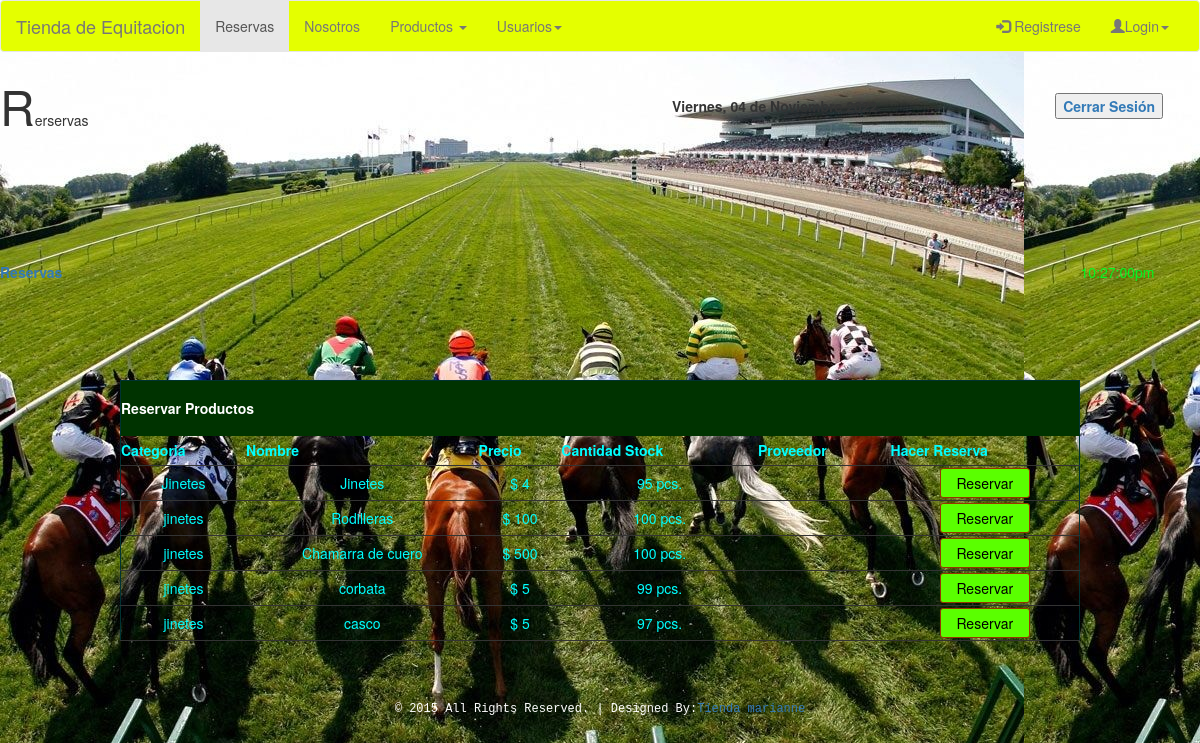
/sales1.php, run on the app's committed database.
### tables this page shows
CREATE TABLE `products` (
  `id` int(11) NOT NULL,
  `category` varchar(100) NOT NULL,
  `name` varchar(100) NOT NULL,
  `quantity` int(11) NOT NULL,
  `purchase` int(11) NOT NULL,
  `retail` int(11) NOT NULL,
  `supplier` varchar(100) NOT NULL
);

### sales1.php (the view, shortened to what this page needs)
<?php include('parciales/cabecera.php') ?>
<?php include('parciales/foot_cabecera.php') ?>
    <?php include('parciales/menu.php');
    ?>
<!DOCTYPE html PUBLIC "-//W3C//DTD XHTML 1.0 Transitional//EN" "http://www.w3.org/TR/xhtml1/DTD/xhtml1-transitional.dtd">
<html xmlns="http://www.w3.org/1999/xhtml">
<head>
</head>
<link rel="stylesheet" type="text/css" href="css/estiloIndex3.css">
<body>
<div id="container">
<div id="header">
<table cellspacing="0" width="100%" border="0" cellpadding="20px">
<tr>
	<td width="56%">
    <table width="41%" border="0" cellspacing="0" cellpadding="0">
	  <tr>
	    <td width="80%" align="left"> <font size="12px" >R</font><span style="font-size: 18px ba: #FF0000;">erservas <b></b><b></b></span></td>
	    </tr>
	  </table></td>
    <td style="font-size:14px;">
      <table width="93%" border="0" cellspacing="0" cellpadding="0">
        <tr>
          	<th scope="col"><?php
			include_once("date1.php");
			?></th>
          	<th scope="col" width="20px"><a href="logout.php">
            <input type="button" id="btnadd" value="Cerrar Sesión" align="middle" />
          	</a></th>
        </tr>
  </table></td>
    </tr>
</table>
</div>
<br><br><br><br><br>
<div id = "headnav">
<table width="100%" border="0" cellpadding="0" cellspacing="0">
<tr>
	<td width="669" height="62">
	<table width="124" border="0" align="left" cellpadding="0" cellspacing="0">
	  <tr>
	    <th width="211" scope="col"><a href="sales1.php">Reservas</a></th>
	    </tr>
	  </table>
      </td>
      <td width="13">
      <table border="0" cellspacing="0" cellpadding="0"
    >
      	<tr>
        	<td align="left" style="color:#00F923">
            <?php
			$date_time=date("h:i:sa");
			echo $date_time;
			?>
            </td>
        </tr>
      </table>
      </td>
</tr>
</table>
</div>
<br>
<table width="80%" border="0" align="center" cellpadding="0" cellspacing="0">
      <tr>
        <td height="37" align="right">
    </table></th>
  <br>
  <tr>
    <td>
    <table border="0" cellpadding="0" cellspacing="0" align="center" width="80%" style="border:1px solid #033; color:#00FFFF;">
     <tr>
     <th colspan="7" align="center" height="55px" style="border-bottom:1px solid #030; background: #030; color:#FFF;"> Reservar Productos </th>
    </tr>
      <tr height="30px">
        <th style="border-bottom:1px solid #333;"> Categoria </th>
        <th style="border-bottom:1px solid #333;"> Nombre </th>
        <th style="border-bottom:1px solid #333;"> Precio </th>
        <th style="border-bottom:1px solid #333;"> Cantidad Stock </th>
        <th style="border-bottom:1px solid #333;"> Proveedor </th>
        <th style="border-bottom:1px solid #333;"> Hacer Reserva</th>
      </tr>
       <?php
require('config.php');
$query="SELECT * FROM products";
$result=mysqli_query($db_link, $query);
while ($row=mysqli_fetch_array($result)){?>
      <tr align="center" style="height:35px">
      	<td style="border-bottom:1px solid #333;"> <?php echo $row['category']; ?> </td>
        <td style="border-bottom:1px solid #333;"> <?php echo $row['name']; ?> </td>
        <td style="border-bottom:1px solid #333;">$ <?php echo $row['retail']; ?> </td>
        <td style="border-bottom:1px solid #333;"> <?php echo $row['quantity']; ?> pcs. </td>
        <td style="border-bottom:1px solid #333;"> <?php echo $row['supplier']; ?> </td>
        <td style="border-bottom:1px solid #333;">
        <a href="process_sales1.php?id=<?php echo md5($row['id']);?>"><input type="button" value="Reservar" style="width:90px; height:30px; color:#000000; background: #5AFF00; border:1px solid #930; border-radius:3px;"></a>
        </td>
      </tr>
   <?php
}?>
    </table>
  </td>
  </tr>
<br><br><br>
<div id="footer">
<table border="0" cellpadding="15px" align="center"; style="size: 12px;  font-family: 'Courier New', Courier, monospace; color: #FFF; font-size: 12px;" >
<tr>
	<td>
    &copy; 2015 All Rights Reserved.  |  Designed By:<a href="https://www.facebook.com/">Tienda marianne</a>
    </td>
</tr>
</table>
</div>
</div>
</body>
</html>

### css/estiloIndex2.css (style rules this page uses)
body { background-color: #000000; }

### css/estiloIndex3.css (style rules this page uses)
body { background-image: url('../21.jpg'); }

### data on the page
products: category "Jinetes", name "Jinetes", retail "4", quantity "95"
products: category "jinetes", name "Rodilleras", retail "100", quantity "100"
products: category "jinetes", name "Chamarra de cuero", retail "500", quantity "100"
products: category "jinetes", name "corbata", retail "5", quantity "99"
products: category "jinetes", name "casco", retail "5", quantity "97"

### other printed values
$dia "Viernes"
$mes "Noviembre"
